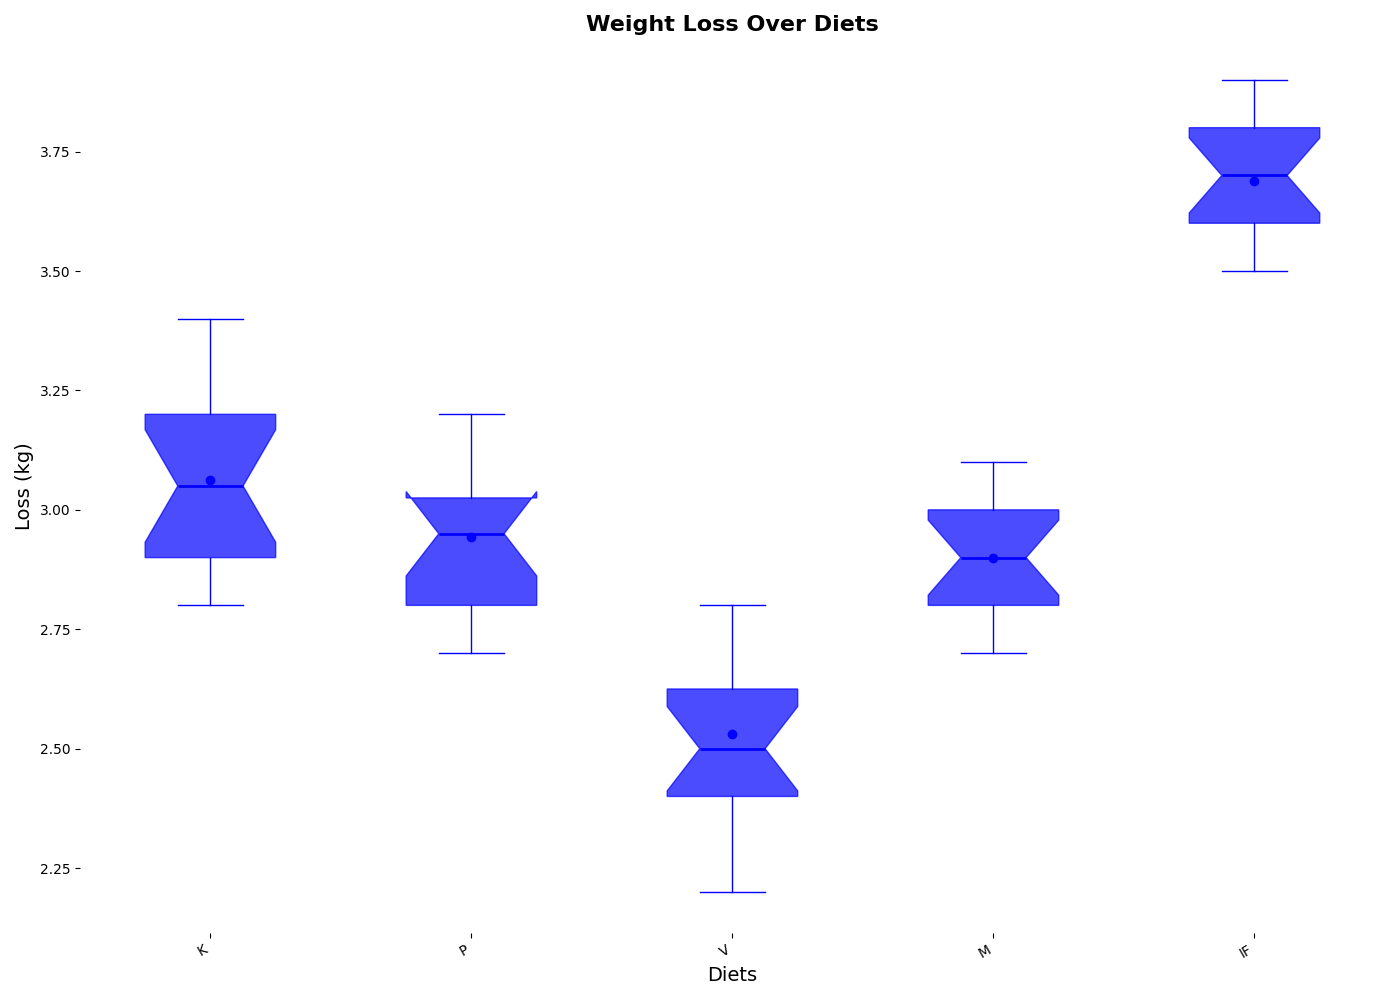

Source code (Python):
import matplotlib.pyplot as plt
import numpy as np

diets = ['K', 'P', 'V', 'M', 'IF']

keto_weight_loss = [3.2, 3.1, 2.8, 2.9, 3.4, 3.3, 3.2, 2.9, 3.1, 3.0, 2.8, 3.1, 3.3, 3.0, 2.9, 3.0]
paleo_weight_loss = [3.0, 2.8, 3.2, 3.1, 2.9, 2.8, 3.0, 2.9, 3.1, 2.7, 2.8, 3.0, 2.9, 3.1, 3.0, 2.8]
vegan_weight_loss = [2.5, 2.4, 2.7, 2.8, 2.6, 2.4, 2.5, 2.6, 2.5, 2.3, 2.2, 2.4, 2.6, 2.5, 2.7, 2.8]
mediterranean_weight_loss = [2.8, 2.9, 3.0, 2.7, 2.8, 3.1, 3.0, 2.9, 2.8, 3.0, 2.9, 2.7, 3.1, 2.9, 3.0, 2.8]
intermittent_fasting_weight_loss = [3.5, 3.7, 3.6, 3.9, 3.8, 3.7, 3.6, 3.5, 3.7, 3.9, 3.8, 3.7, 3.5, 3.6, 3.7, 3.8]

weight_loss_data = [
    keto_weight_loss, paleo_weight_loss,
    vegan_weight_loss, mediterranean_weight_loss,
    intermittent_fasting_weight_loss
]

fig, ax = plt.subplots(figsize=(14, 10))

single_color = 'blue'

bp = ax.boxplot(weight_loss_data, vert=True, notch=True, patch_artist=True,
                labels=diets, 
                boxprops=dict(facecolor=single_color, color=single_color, alpha=0.7),
                whiskerprops=dict(color=single_color),
                capprops=dict(color=single_color),
                medianprops=dict(color=single_color, linewidth=2),
                flierprops=dict(marker='o', color=single_color, markersize=6, alpha=0.5))

means = [np.mean(data) for data in weight_loss_data]
ax.scatter(range(1, len(means) + 1), means, color=single_color, zorder=3)

ax.set_title('Weight Loss Over Diets', fontsize=16, fontweight='bold')
ax.set_ylabel('Loss (kg)', fontsize=14)
ax.set_xlabel('Diets', fontsize=14)

for spine in ax.spines.values():
    spine.set_visible(False)

plt.xticks(rotation=30, ha='right')
plt.tight_layout()
plt.show()
